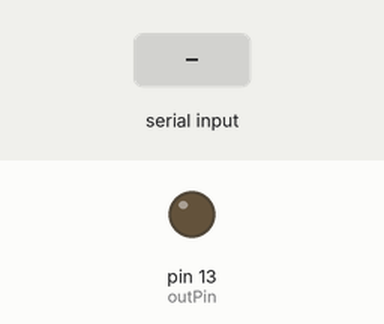
This sketch was run on a simulated Arduino Uno, built with avr-gcc and run on an emulated ATmega328P. On the bench: output pins drawn as LEDs (lit = HIGH). The inputs (shaded band) are chosen by the test bench. What the sketch prints to the serial monitor is not drawn.

Above: at 1.2 s.
1.3 s: "1" received over Serial
At 2.5 s:
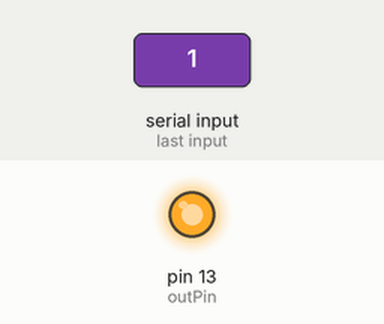
2.8 s: "0" received over Serial
At 3.7 s:
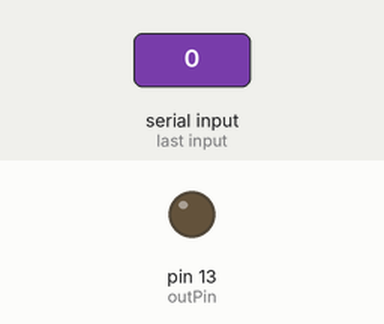
Timing chart, 0 to 5.8 s (numbered marks = the images above; inputs shaded):
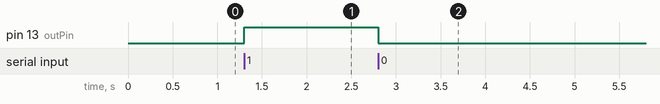

The sketch:

sketch_06_01mod.ino
```cpp
//sketch 6-01 -- added rebuke for straying from binary

int outPin = 13;

void setup()
{
  pinMode(outPin, OUTPUT);
  Serial.begin(9600);
  Serial.println("Enter 1 or 0");
}

void loop()
{
  if (Serial.available() > 0)
  {
    char ch = Serial.read();
    if (ch == '1')
    {
      digitalWrite(outPin, HIGH);
    }
    else if (ch == '0')
    {
      digitalWrite(outPin, LOW);
    }
    else Serial.println("I said ENTER A ONE OR A ZERO!");
  }
}
```

Measured:
- after the input at 1.3 s, pin 13 (outPin): LOW → HIGH at once
- after the input at 2.8 s, pin 13 (outPin): HIGH → LOW at once
